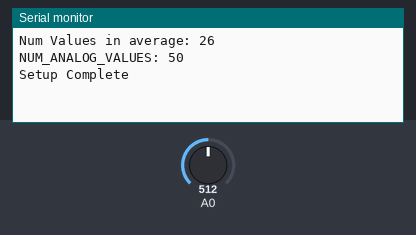
A sketch run on a simulated Arduino Uno, built with avr-gcc and run on an emulated ATmega328P. On the bench: the last lines printed to the serial monitor. Inputs (shaded band) come from the test bench; at power-on: A0 = 512.

Above: at 1.2 s.
1.3 s: A0 set to 55
At 3.9 s:
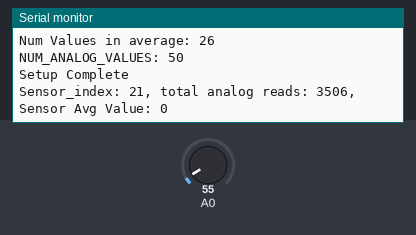
4.3 s: A0 set to 45
At 6.3 s:
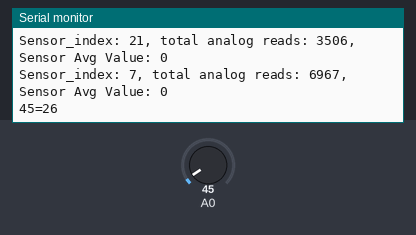
Timing chart, 0 to 7.8 s (numbered marks = the images above; inputs shaded):
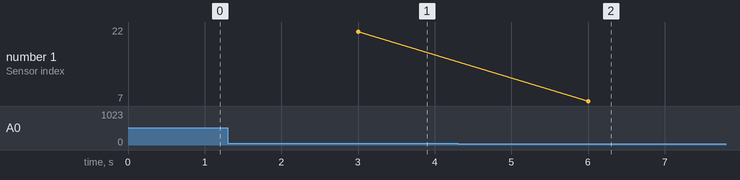

Measured:
- the behaviour switches between 50 and 49 on A0 (found by bisection; images 1 and 2)
- after the input at 1.3 s, the serial monitor: prints a new line after 1.7 s (image 1)
- after the input at 4.3 s, the serial monitor: prints a new line after 1.7 s (image 2)
- plotted number 1: 21 → 22 after the input at 4.3 s

The sketch:

ISR_example.ino
```cpp
#define INTERRUPT_WAIT_MS 300

long last_millis=0;

#define WAIT_BETWEEN_READS_MS 200
long sensor_last_read_ms=0;

#define NUM_SHORT_READS 10

#define LONG_READ_LENGTH_MS 5000
long analog_reads_long[5000 / WAIT_BETWEEN_READS_MS + 1] ;

long num_reads=LONG_READ_LENGTH_MS/WAIT_BETWEEN_READS_MS + 1;
long sensor_index=0;
long sensor_read_avg=0;

#define NUM_ANALOG_VALUES 50
long read_histogram[NUM_ANALOG_VALUES];

// sensor read stats
long total_analog_reads=0;
long max_read=0;

void setup() {
  Serial.begin(250000);
  Serial.print("Num Values in average: ");
  Serial.println(num_reads);
  Serial.print("NUM_ANALOG_VALUES: ");
  Serial.println(NUM_ANALOG_VALUES);
  pinMode(A0, INPUT);

  for (long i=0; i < num_reads; i++) {
    analog_reads_long[i]=0;
  }
  sensor_read_avg=0;

  Serial.println("Setup Complete");

}


long short_read() {
  long short_read_total;
  for(long i=0; i < NUM_SHORT_READS; i++) {
    short_read_total += analogRead(A0);
    total_analog_reads++;
  }

  return (int) (short_read_total / NUM_SHORT_READS);
}

long cur_millis;

void loop() {

  long total_reads;


  cur_millis = millis();

  analog_reads_long[sensor_index] = analogRead(A0);
  total_analog_reads++;
  sensor_index++;
  if (sensor_index >= num_reads) {
    sensor_index=0;
    // Serial.println("looping...");
  }


  if (cur_millis - last_millis > 3000) {
    last_millis = cur_millis;

    /* compute the average */
    for (long i=0, total_reads=0; i < num_reads; i++) {
      long cur_read;
      cur_read = analog_reads_long[i];
      if (cur_read < NUM_ANALOG_VALUES) {
        read_histogram[cur_read] += 1;
        }
      total_reads += cur_read;
    }
    sensor_read_avg = total_reads/num_reads;

    Serial.print("Sensor_index: ");
    Serial.print(sensor_index);
    Serial.print(", total analog reads: ");
    Serial.print(total_analog_reads);
    Serial.print(", Sensor Avg Value: ");
    Serial.println(sensor_read_avg);

    for (long i=0; i< NUM_ANALOG_VALUES; i++) {
      if (read_histogram[i] > 0 ) {
        Serial.print(i);
        Serial.print("=");
        Serial.println(read_histogram[i]);
      }
    }

    /* clear the histogram */
    for (long i=0; i < NUM_ANALOG_VALUES; i++) {
      read_histogram[i] = 0;
    }
 }

//  int signal_value = analogRead(A0);
//  Serial.print(" ");
//  Serial.print(signal_value);

}
```
